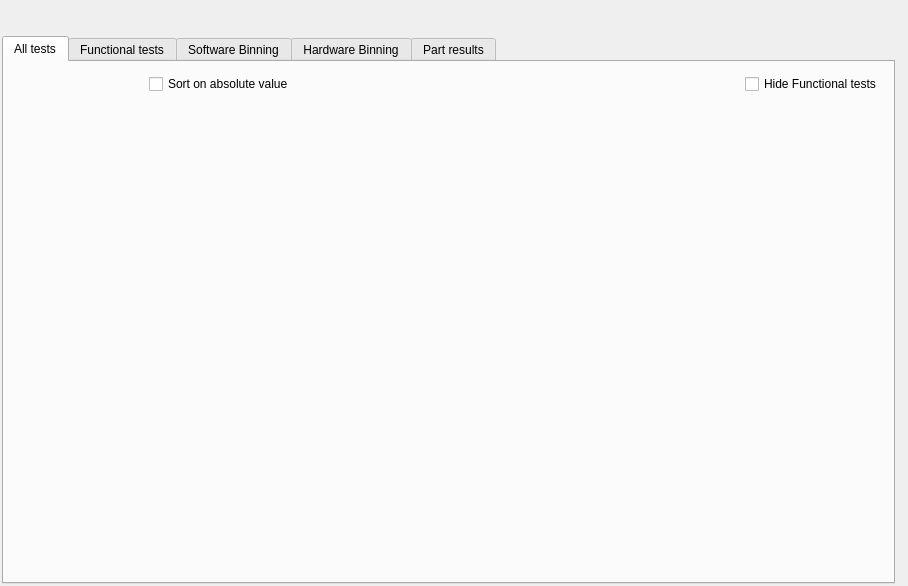
<?xml version="1.0" encoding="UTF-8"?>
<ui version="4.0">
 <class>drill_table_basedialog</class>
 <widget class="QDialog" name="drill_table_basedialog">
  <property name="geometry">
   <rect>
    <x>0</x>
    <y>0</y>
    <width>908</width>
    <height>586</height>
   </rect>
  </property>
  <property name="windowTitle">
   <string>Interactive Tables</string>
  </property>
  <property name="windowIcon">
   <iconset resource="gex.qrc">
    <normaloff>:/gex/icons/gex_application_48x48.png</normaloff>:/gex/icons/gex_application_48x48.png</iconset>
  </property>
  <property name="autoFillBackground">
   <bool>true</bool>
  </property>
  <layout class="QVBoxLayout" name="gridLayout">
   <property name="sizeConstraint">
    <enum>QLayout::SetNoConstraint</enum>
   </property>
   <property name="leftMargin">
    <number>2</number>
   </property>
   <property name="topMargin">
    <number>2</number>
   </property>
   <property name="rightMargin">
    <number>13</number>
   </property>
   <property name="bottomMargin">
    <number>2</number>
   </property>
   <item>
    <layout class="QHBoxLayout" name="horizontalLayout_6">
     <property name="rightMargin">
      <number>12</number>
     </property>
     <item>
      <spacer name="horizontalSpacer_6">
       <property name="orientation">
        <enum>Qt::Horizontal</enum>
       </property>
       <property name="sizeHint" stdset="0">
        <size>
         <width>448</width>
         <height>23</height>
        </size>
       </property>
      </spacer>
     </item>
     <item>
      <widget class="QToolButton" name="toolButtonInteractiveViews">
       <property name="styleSheet">
        <string notr="true">border: none; 
pressed {
    background-color: qlineargradient(x1: 0, y1: 0, x2: 0, y2: 1,
                                      stop: 0 #dadbde, stop: 1 #f6f7fa);
}</string>
       </property>
       <property name="text">
        <string/>
       </property>
       <property name="icon">
        <iconset resource="gex.qrc">
         <normaloff>:/gex/icons/interactive_views.png</normaloff>:/gex/icons/interactive_views.png</iconset>
       </property>
       <property name="iconSize">
        <size>
         <width>21</width>
         <height>21</height>
        </size>
       </property>
       <property name="popupMode">
        <enum>QToolButton::InstantPopup</enum>
       </property>
       <property name="toolButtonStyle">
        <enum>Qt::ToolButtonTextBesideIcon</enum>
       </property>
       <property name="autoRaise">
        <bool>true</bool>
       </property>
      </widget>
     </item>
    </layout>
   </item>
   <item>
    <widget class="QTabWidget" name="tabWidgetTables">
     <property name="contextMenuPolicy">
      <enum>Qt::DefaultContextMenu</enum>
     </property>
     <property name="tabPosition">
      <enum>QTabWidget::North</enum>
     </property>
     <property name="currentIndex">
      <number>0</number>
     </property>
     <widget class="QWidget" name="tabParametrics">
      <attribute name="title">
       <string>All tests</string>
      </attribute>
      <layout class="QGridLayout" name="gridLayout_2" rowstretch="0,10">
       <item row="0" column="0">
        <layout class="QHBoxLayout" name="horizontalLayout_2">
         <item>
          <widget class="QPushButton" name="buttonExportParametricTests">
           <property name="maximumSize">
            <size>
             <width>32</width>
             <height>26</height>
            </size>
           </property>
           <property name="toolTip">
            <string>Save statistics table to spreadsheet CSV file</string>
           </property>
           <property name="text">
            <string/>
           </property>
           <property name="icon">
            <iconset resource="gex.qrc">
             <normaloff>:/gex/icons/file_save.png</normaloff>:/gex/icons/file_save.png</iconset>
           </property>
           <property name="iconSize">
            <size>
             <width>32</width>
             <height>32</height>
            </size>
           </property>
           <property name="flat">
            <bool>true</bool>
           </property>
          </widget>
         </item>
         <item>
          <widget class="QPushButton" name="buttonExportExcelClipboardStats">
           <property name="maximumSize">
            <size>
             <width>32</width>
             <height>26</height>
            </size>
           </property>
           <property name="toolTip">
            <string>Save dataset to clipboard in spreadsheet format, ready to paste!</string>
           </property>
           <property name="text">
            <string/>
           </property>
           <property name="icon">
            <iconset resource="gex.qrc">
             <normaloff>:/gex/icons/csv_spreadsheet.png</normaloff>:/gex/icons/csv_spreadsheet.png</iconset>
           </property>
           <property name="iconSize">
            <size>
             <width>32</width>
             <height>32</height>
            </size>
           </property>
           <property name="flat">
            <bool>true</bool>
           </property>
          </widget>
         </item>
         <item>
          <widget class="QPushButton" name="buttonFilterParameters">
           <property name="maximumSize">
            <size>
             <width>32</width>
             <height>26</height>
            </size>
           </property>
           <property name="toolTip">
            <string>Parameters Filter: Define which parameters to list!</string>
           </property>
           <property name="text">
            <string/>
           </property>
           <property name="icon">
            <iconset resource="gex.qrc">
             <normaloff>:/gex/icons/filter.png</normaloff>:/gex/icons/filter.png</iconset>
           </property>
           <property name="iconSize">
            <size>
             <width>32</width>
             <height>32</height>
            </size>
           </property>
           <property name="checkable">
            <bool>true</bool>
           </property>
           <property name="checked">
            <bool>false</bool>
           </property>
           <property name="flat">
            <bool>true</bool>
           </property>
          </widget>
         </item>
         <item>
          <spacer name="horizontalSpacer_2">
           <property name="orientation">
            <enum>Qt::Horizontal</enum>
           </property>
           <property name="sizeType">
            <enum>QSizePolicy::Fixed</enum>
           </property>
           <property name="sizeHint" stdset="0">
            <size>
             <width>20</width>
             <height>20</height>
            </size>
           </property>
          </spacer>
         </item>
         <item>
          <widget class="QCheckBox" name="checkBoxSortOnAbsoluteValue">
           <property name="toolTip">
            <string>Check this box if you want numerical columns to be sorted using their absolute value</string>
           </property>
           <property name="text">
            <string>Sort on absolute value</string>
           </property>
          </widget>
         </item>
         <item>
          <spacer name="horizontalSpacer_7">
           <property name="orientation">
            <enum>Qt::Horizontal</enum>
           </property>
           <property name="sizeHint" stdset="0">
            <size>
             <width>58</width>
             <height>20</height>
            </size>
           </property>
          </spacer>
         </item>
         <item>
          <widget class="QCheckBox" name="checkBoxHideFunctionalTests">
           <property name="text">
            <string>Hide Functional tests</string>
           </property>
          </widget>
         </item>
        </layout>
       </item>
       <item row="1" column="0">
        <layout class="QHBoxLayout" name="hBoxLayoutParametrics"/>
       </item>
      </layout>
     </widget>
     <widget class="QWidget" name="tabFunctional">
      <attribute name="title">
       <string>Functional tests</string>
      </attribute>
      <layout class="QGridLayout" name="gridLayout_3" rowstretch="0,10">
       <item row="0" column="0">
        <layout class="QHBoxLayout" name="horizontalLayout_3">
         <item>
          <widget class="QPushButton" name="buttonExportFunctionalTests">
           <property name="maximumSize">
            <size>
             <width>32</width>
             <height>26</height>
            </size>
           </property>
           <property name="toolTip">
            <string>Save Functional tests statistics data to spreadsheet CSV file</string>
           </property>
           <property name="text">
            <string/>
           </property>
           <property name="icon">
            <iconset resource="gex.qrc">
             <normaloff>:/gex/icons/file_save.png</normaloff>:/gex/icons/file_save.png</iconset>
           </property>
           <property name="iconSize">
            <size>
             <width>32</width>
             <height>32</height>
            </size>
           </property>
           <property name="flat">
            <bool>true</bool>
           </property>
          </widget>
         </item>
         <item>
          <widget class="QPushButton" name="buttonExportExcelClipboardFunctional">
           <property name="maximumSize">
            <size>
             <width>32</width>
             <height>26</height>
            </size>
           </property>
           <property name="toolTip">
            <string>Save dataset to clipboard in spreadsheet format, ready to paste!</string>
           </property>
           <property name="text">
            <string/>
           </property>
           <property name="icon">
            <iconset resource="gex.qrc">
             <normaloff>:/gex/icons/csv_spreadsheet.png</normaloff>:/gex/icons/csv_spreadsheet.png</iconset>
           </property>
           <property name="iconSize">
            <size>
             <width>32</width>
             <height>32</height>
            </size>
           </property>
           <property name="flat">
            <bool>true</bool>
           </property>
          </widget>
         </item>
         <item>
          <spacer name="horizontalSpacer_3">
           <property name="orientation">
            <enum>Qt::Horizontal</enum>
           </property>
           <property name="sizeHint" stdset="0">
            <size>
             <width>408</width>
             <height>20</height>
            </size>
           </property>
          </spacer>
         </item>
        </layout>
       </item>
       <item row="1" column="0">
        <layout class="QHBoxLayout" name="hBoxLayoutFunctional"/>
       </item>
      </layout>
     </widget>
     <widget class="QWidget" name="tabSoftBin">
      <attribute name="title">
       <string>Software Binning</string>
      </attribute>
      <layout class="QGridLayout" name="gridLayout_4" rowstretch="0,10">
       <item row="0" column="0">
        <layout class="QHBoxLayout" name="horizontalLayout_4">
         <item>
          <widget class="QPushButton" name="buttonExportSoftBinning">
           <property name="maximumSize">
            <size>
             <width>32</width>
             <height>26</height>
            </size>
           </property>
           <property name="toolTip">
            <string>Save Software Binning data to spreadsheet CSV file</string>
           </property>
           <property name="text">
            <string/>
           </property>
           <property name="icon">
            <iconset resource="gex.qrc">
             <normaloff>:/gex/icons/file_save.png</normaloff>:/gex/icons/file_save.png</iconset>
           </property>
           <property name="iconSize">
            <size>
             <width>32</width>
             <height>32</height>
            </size>
           </property>
           <property name="flat">
            <bool>true</bool>
           </property>
          </widget>
         </item>
         <item>
          <widget class="QPushButton" name="buttonExportExcelClipboardSoftBin">
           <property name="maximumSize">
            <size>
             <width>32</width>
             <height>26</height>
            </size>
           </property>
           <property name="toolTip">
            <string>Save dataset to clipboard in spreadsheet format, ready to paste!</string>
           </property>
           <property name="text">
            <string/>
           </property>
           <property name="icon">
            <iconset resource="gex.qrc">
             <normaloff>:/gex/icons/csv_spreadsheet.png</normaloff>:/gex/icons/csv_spreadsheet.png</iconset>
           </property>
           <property name="iconSize">
            <size>
             <width>32</width>
             <height>32</height>
            </size>
           </property>
           <property name="flat">
            <bool>true</bool>
           </property>
          </widget>
         </item>
         <item>
          <spacer name="horizontalSpacer_4">
           <property name="orientation">
            <enum>Qt::Horizontal</enum>
           </property>
           <property name="sizeHint" stdset="0">
            <size>
             <width>538</width>
             <height>20</height>
            </size>
           </property>
          </spacer>
         </item>
        </layout>
       </item>
       <item row="1" column="0">
        <layout class="QHBoxLayout" name="hBoxLayoutSoftware"/>
       </item>
      </layout>
     </widget>
     <widget class="QWidget" name="tabHardBin">
      <attribute name="title">
       <string>Hardware Binning</string>
      </attribute>
      <layout class="QVBoxLayout" name="verticalLayout_5" stretch="0,1">
       <item>
        <layout class="QHBoxLayout" name="horizontalLayout_5">
         <item>
          <widget class="QPushButton" name="buttonExportHardBinning">
           <property name="maximumSize">
            <size>
             <width>32</width>
             <height>26</height>
            </size>
           </property>
           <property name="toolTip">
            <string>Save Hardware Binning data to spreadsheet CSV file</string>
           </property>
           <property name="text">
            <string/>
           </property>
           <property name="icon">
            <iconset resource="gex.qrc">
             <normaloff>:/gex/icons/file_save.png</normaloff>:/gex/icons/file_save.png</iconset>
           </property>
           <property name="iconSize">
            <size>
             <width>32</width>
             <height>32</height>
            </size>
           </property>
           <property name="flat">
            <bool>true</bool>
           </property>
          </widget>
         </item>
         <item>
          <widget class="QPushButton" name="buttonExportExcelClipboardHardBin">
           <property name="maximumSize">
            <size>
             <width>32</width>
             <height>26</height>
            </size>
           </property>
           <property name="toolTip">
            <string>Save dataset to clipboard in spreadsheet format, ready to paste!</string>
           </property>
           <property name="text">
            <string/>
           </property>
           <property name="icon">
            <iconset resource="gex.qrc">
             <normaloff>:/gex/icons/csv_spreadsheet.png</normaloff>:/gex/icons/csv_spreadsheet.png</iconset>
           </property>
           <property name="iconSize">
            <size>
             <width>32</width>
             <height>32</height>
            </size>
           </property>
           <property name="flat">
            <bool>true</bool>
           </property>
          </widget>
         </item>
         <item>
          <spacer name="horizontalSpacer_5">
           <property name="orientation">
            <enum>Qt::Horizontal</enum>
           </property>
           <property name="sizeHint" stdset="0">
            <size>
             <width>538</width>
             <height>20</height>
            </size>
           </property>
          </spacer>
         </item>
        </layout>
       </item>
       <item>
        <layout class="QHBoxLayout" name="hBoxLayoutHardware"/>
       </item>
      </layout>
     </widget>
     <widget class="QWidget" name="TabPartResult">
      <attribute name="title">
       <string>Part results</string>
      </attribute>
      <layout class="QVBoxLayout" name="verticalLayout" stretch="0,0">
       <item>
        <layout class="QHBoxLayout" name="horizontalLayout">
         <item>
          <widget class="QPushButton" name="buttonExportDeviceResults">
           <property name="maximumSize">
            <size>
             <width>32</width>
             <height>26</height>
            </size>
           </property>
           <property name="toolTip">
            <string>Save Device data results to spreadsheet CSV file</string>
           </property>
           <property name="text">
            <string/>
           </property>
           <property name="icon">
            <iconset resource="gex.qrc">
             <normaloff>:/gex/icons/file_save.png</normaloff>:/gex/icons/file_save.png</iconset>
           </property>
           <property name="iconSize">
            <size>
             <width>32</width>
             <height>32</height>
            </size>
           </property>
           <property name="flat">
            <bool>true</bool>
           </property>
          </widget>
         </item>
         <item>
          <widget class="QPushButton" name="buttonExportExcelClipboardDeviceResults">
           <property name="maximumSize">
            <size>
             <width>32</width>
             <height>26</height>
            </size>
           </property>
           <property name="toolTip">
            <string>Save Device data results to clipboard in spreadsheet format, ready to paste!</string>
           </property>
           <property name="text">
            <string/>
           </property>
           <property name="icon">
            <iconset resource="gex.qrc">
             <normaloff>:/gex/icons/csv_spreadsheet.png</normaloff>:/gex/icons/csv_spreadsheet.png</iconset>
           </property>
           <property name="iconSize">
            <size>
             <width>32</width>
             <height>32</height>
            </size>
           </property>
           <property name="flat">
            <bool>true</bool>
           </property>
          </widget>
         </item>
         <item>
          <widget class="QCheckBox" name="checkBoxHideTestsNoResults">
           <property name="text">
            <string>Hide tests with no results</string>
           </property>
          </widget>
         </item>
         <item>
          <spacer name="horizontalSpacer_9">
           <property name="orientation">
            <enum>Qt::Horizontal</enum>
           </property>
           <property name="sizeHint" stdset="0">
            <size>
             <width>13</width>
             <height>20</height>
            </size>
           </property>
          </spacer>
         </item>
         <item>
          <widget class="QLabel" name="m_poLabelGroupPartResult">
           <property name="text">
            <string>Group: </string>
           </property>
          </widget>
         </item>
         <item>
          <widget class="QComboBox" name="m_poCBGroupPartResult">
           <property name="sizeAdjustPolicy">
            <enum>QComboBox::AdjustToContents</enum>
           </property>
          </widget>
         </item>
         <item>
          <widget class="QComboBox" name="comboBoxType">
           <property name="sizePolicy">
            <sizepolicy hsizetype="Fixed" vsizetype="Fixed">
             <horstretch>100</horstretch>
             <verstretch>20</verstretch>
            </sizepolicy>
           </property>
           <property name="toolTip">
            <string>Select Device# to review...</string>
           </property>
           <property name="sizeAdjustPolicy">
            <enum>QComboBox::AdjustToContents</enum>
           </property>
           <item>
            <property name="text">
             <string>Run</string>
            </property>
           </item>
           <item>
            <property name="text">
             <string>Die XY</string>
            </property>
           </item>
          </widget>
         </item>
         <item>
          <widget class="QComboBox" name="comboBoxDevice">
           <property name="sizePolicy">
            <sizepolicy hsizetype="Fixed" vsizetype="Fixed">
             <horstretch>100</horstretch>
             <verstretch>20</verstretch>
            </sizepolicy>
           </property>
           <property name="toolTip">
            <string>Select Device# to review...</string>
           </property>
           <property name="sizeAdjustPolicy">
            <enum>QComboBox::AdjustToContents</enum>
           </property>
          </widget>
         </item>
         <item>
          <spacer name="horizontalSpacer">
           <property name="orientation">
            <enum>Qt::Horizontal</enum>
           </property>
           <property name="sizeHint" stdset="0">
            <size>
             <width>13</width>
             <height>14</height>
            </size>
           </property>
          </spacer>
         </item>
        </layout>
       </item>
       <item>
        <widget class="QFrame" name="framePartResults">
         <property name="frameShape">
          <enum>QFrame::NoFrame</enum>
         </property>
         <property name="frameShadow">
          <enum>QFrame::Raised</enum>
         </property>
         <layout class="QVBoxLayout" name="verticalLayout_2">
          <property name="leftMargin">
           <number>0</number>
          </property>
          <property name="topMargin">
           <number>0</number>
          </property>
          <property name="rightMargin">
           <number>0</number>
          </property>
          <item>
           <widget class="QScrollArea" name="scrollAreaPartResults">
            <property name="frameShape">
             <enum>QFrame::NoFrame</enum>
            </property>
            <property name="widgetResizable">
             <bool>true</bool>
            </property>
            <widget class="QWidget" name="scrollAreaWidgetContents">
             <property name="geometry">
              <rect>
               <x>0</x>
               <y>0</y>
               <width>871</width>
               <height>459</height>
              </rect>
             </property>
             <layout class="QVBoxLayout" name="verticalLayout_3">
              <property name="leftMargin">
               <number>0</number>
              </property>
              <property name="topMargin">
               <number>0</number>
              </property>
              <property name="rightMargin">
               <number>0</number>
              </property>
              <property name="bottomMargin">
               <number>0</number>
              </property>
             </layout>
            </widget>
           </widget>
          </item>
         </layout>
        </widget>
       </item>
      </layout>
     </widget>
    </widget>
   </item>
  </layout>
 </widget>
 <layoutdefault spacing="6" margin="11"/>
 <resources>
  <include location="gex.qrc"/>
 </resources>
 <connections/>
</ui>
